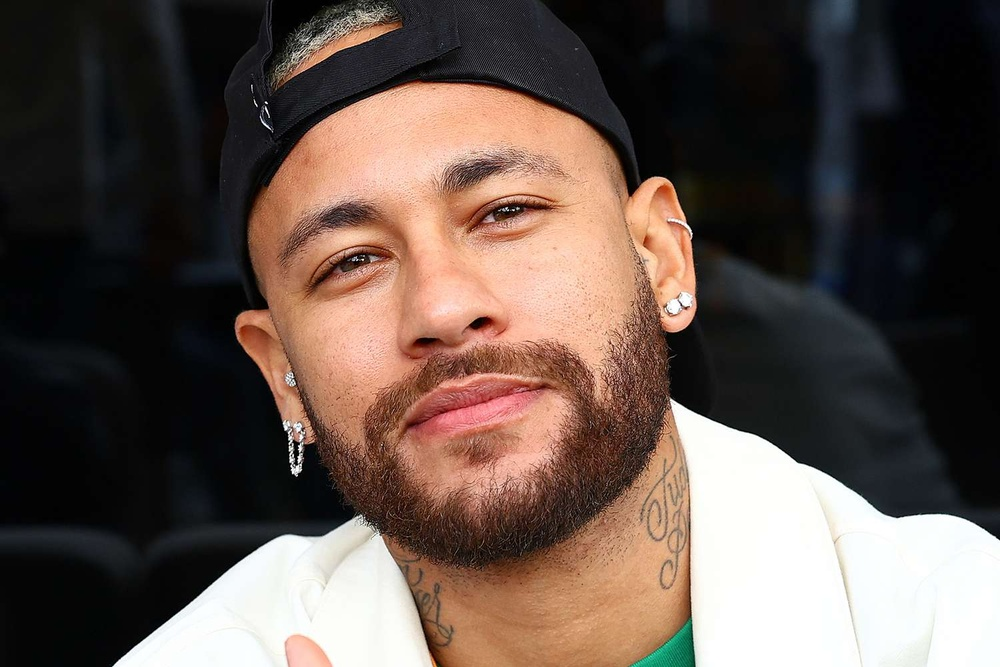
#> input picture img/neymarJR.jpg, 1000 x 667 px, shrunk from 1500 x 1000 before the run, found by its file name
$ python dao_nguoc_anh.py
#> lines starting #> are read from the running program, lines starting #| are printed output that depends on the picture
import cv2
import os

#Đặt biến đường dẫn tới ảnh
path = r'N:\opencvApp\img\neymarJR.jpg'
path1 = r'N:\opencvApp\img'

# Đọc ảnh từ tệp
image = cv2.imread(path)
#> image is the input picture: shape (667, 1000, 3); mean B, G, R 74.4, 82, 97.7

# Kiểm tra nếu ảnh được đọc thành công
if image is None:
    print("Không thể đọc ảnh.")
else:
    # Đảo ngược ảnh theo chiều ngang
    flipped_horizontal = cv2.flip(image, 1)
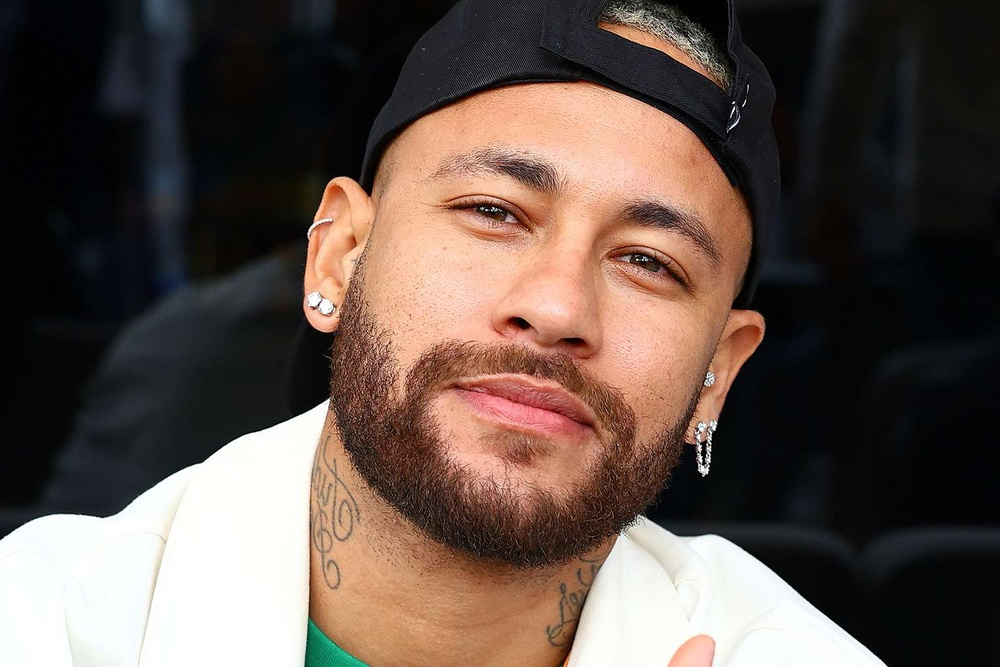
#> flipped_horizontal: shape (667, 1000, 3); mean B, G, R 74.4, 82, 97.7

    # Đảo ngược ảnh theo chiều dọc
    flipped_vertical = cv2.flip(image, 0)
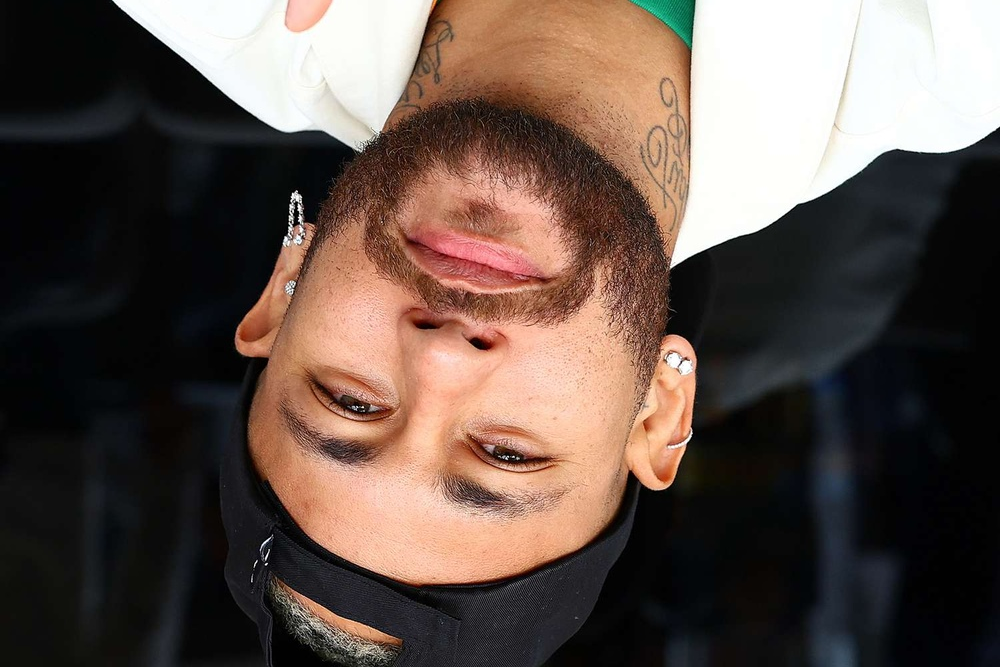
#> flipped_vertical: shape (667, 1000, 3); mean B, G, R 74.4, 82, 97.7

    # Hiển thị ảnh gốc và ảnh đã đảo ngược
    cv2.imshow('Anh goc', image)
    cv2.imshow('Anh dao nguoc ngang', flipped_horizontal)
    cv2.imshow('Anh dao nguoc doc', flipped_vertical)

    #Chọn thư mục lưu ảnh
    os.chdir(path1)
    #Đặt tên cho tên ảnh sau khi lưu
    filename1 = 'anh_dao_nguoc_ngang.png'
    filename2 = 'anh_dao_nguoc_doc.png'
    #Lưu ảnh
    cv2.imwrite(filename1, flipped_horizontal)
    cv2.imwrite(filename2, flipped_vertical)
    print('Luu thanh cong')

    # Chờ cho đến khi người dùng nhấn phím bất kỳ
    cv2.waitKey(0)
    cv2.destroyAllWindows()
